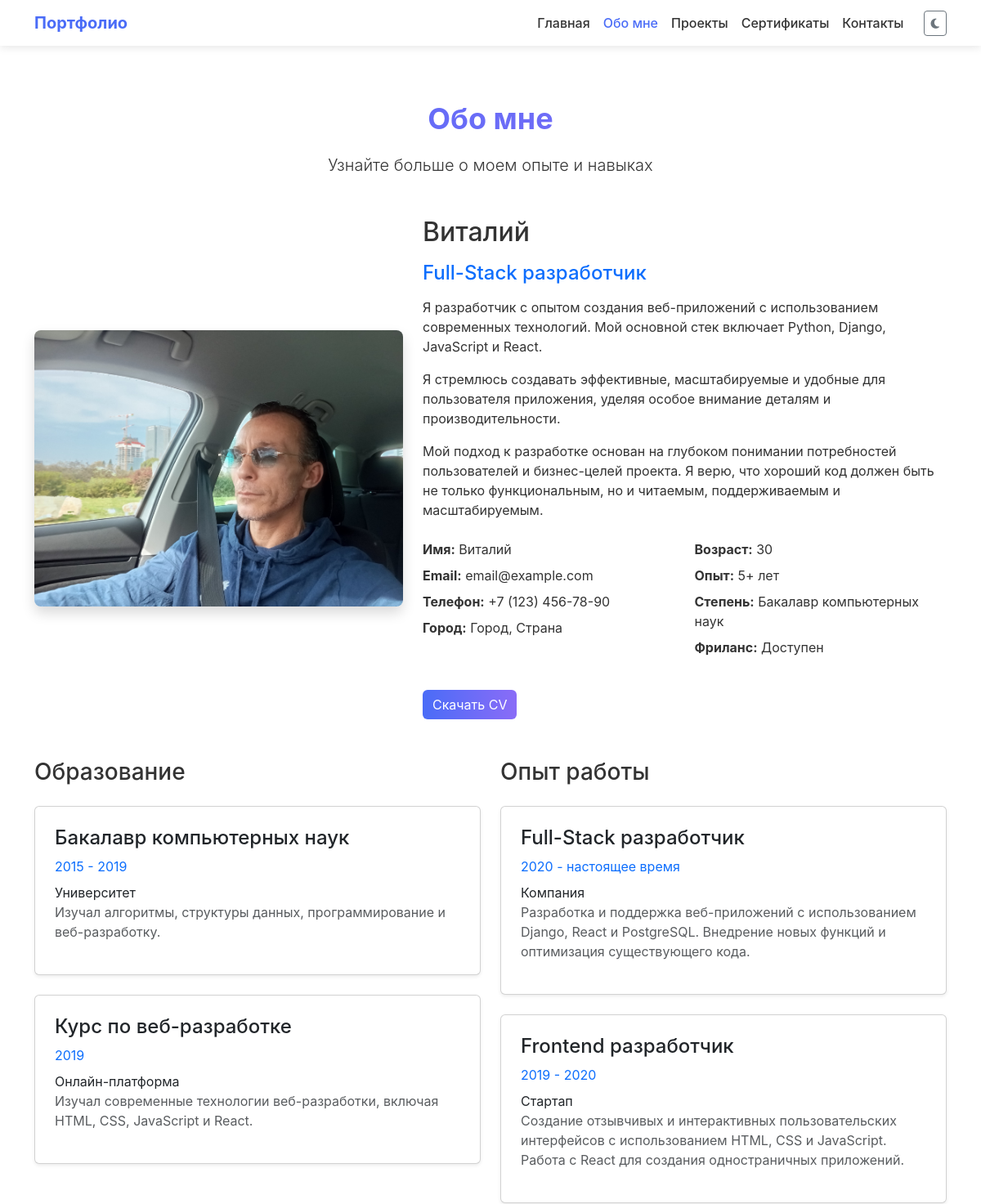
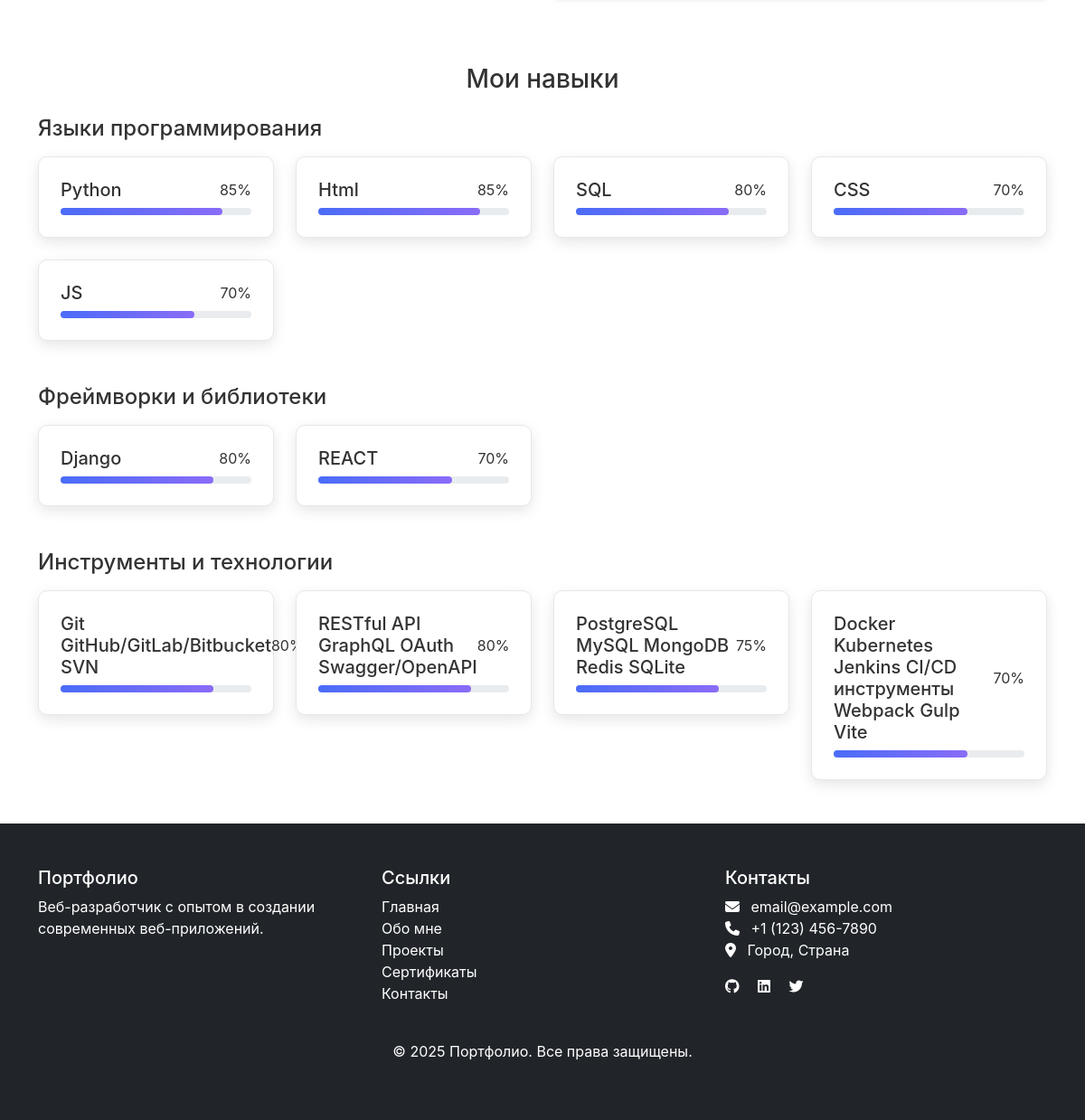
The page /about/ on the database its author committed (2 pictures, top to bottom).
### core/models.py (models this page shows, shortened)
class Skill(models.Model):
    name = models.CharField(max_length=100, verbose_name="Название")
    level = models.IntegerField(default=80, verbose_name="Уровень (0-100)")
    category = models.CharField(max_length=50, choices=[
        ('language', 'Языки программирования'),
        ('framework', 'Фреймворки и библиотеки'),
        ('tool', 'Инструменты и технологии')
    ], default='language', verbose_name="Категория")
    color = models.CharField(max_length=50, default="from-blue-500 to-blue-700", verbose_name="Цвет градиента")
    class Meta:
        verbose_name = "Навык"
        verbose_name_plural = "Навыки"
        ordering = ['-level']

### core/views.py (the view)
# urls.py: path('about/', views.about, name='about'),
def about(request):
    skills = Skill.objects.all()
    return render(request, 'about.html', {'skills': skills})

### templates/about.html (shortened to what this page needs)
{% extends 'base.html' %}
{% load static %}
{% block content %}
<section class="py-5">
    <div class="container">
        <div class="text-center mb-5" data-aos="fade-up">
            <h1 class="section-title text-gradient">Обо мне</h1>
            <p class="lead">Узнайте больше о моем опыте и навыках</p>
        </div>
        <div class="row align-items-center mb-5">
            <div class="col-lg-5 mb-4 mb-lg-0" data-aos="fade-right">
                <img src="/static/images/IMG_20250314_090324.jpg" alt="About Me" class="img-fluid rounded-3 shadow">
            </div>
            <div class="col-lg-7" data-aos="fade-left">
                <h2 class="mb-3">Виталий</h2>
                <h4 class="text-primary mb-3">Full-Stack разработчик</h4>
                <p>Я разработчик с опытом создания веб-приложений с использованием современных технологий. Мой основной стек включает Python, Django, JavaScript и React.</p>
                <p>Я стремлюсь создавать эффективные, масштабируемые и удобные для пользователя приложения, уделяя особое внимание деталям и производительности.</p>
                <p>Мой подход к разработке основан на глубоком понимании потребностей пользователей и бизнес-целей проекта. Я верю, что хороший код должен быть не только функциональным, но и читаемым, поддерживаемым и масштабируемым.</p>
                <div class="row mt-4">
                    <div class="col-md-6">
                        <ul class="list-unstyled">
                            <li class="mb-2"><strong>Имя:</strong> Виталий</li>
                            <li class="mb-2"><strong>Email:</strong> email@example.com</li>
                            <li class="mb-2"><strong>Телефон:</strong> +7 (123) 456-78-90</li>
                            <li class="mb-2"><strong>Город:</strong> Город, Страна</li>
                        </ul>
                    </div>
                    <div class="col-md-6">
                        <ul class="list-unstyled">
                            <li class="mb-2"><strong>Возраст:</strong> 30</li>
                            <li class="mb-2"><strong>Опыт:</strong> 5+ лет</li>
                            <li class="mb-2"><strong>Степень:</strong> Бакалавр компьютерных наук</li>
                            <li class="mb-2"><strong>Фриланс:</strong> Доступен</li>
                        </ul>
                    </div>
                </div>
                <div class="mt-4">
                    <a href="#" class="btn btn-gradient">Скачать CV</a>
                </div>
            </div>
        </div>
        <div class="row mb-5">
            <div class="col-lg-6" data-aos="fade-right">
                <h3 class="mb-4">Образование</h3>
                <div class="timeline">
                    <div class="timeline-item mb-4 p-4 card shadow-sm">
                        <h4>Бакалавр компьютерных наук</h4>
                        <p class="text-primary mb-2">2015 - 2019</p>
                        <p class="mb-0">Университет</p>
                        <p class="text-muted">Изучал алгоритмы, структуры данных, программирование и веб-разработку.</p>
                    </div>
                    <div class="timeline-item mb-4 p-4 card shadow-sm">
                        <h4>Курс по веб-разработке</h4>
                        <p class="text-primary mb-2">2019</p>
                        <p class="mb-0">Онлайн-платформа</p>
                        <p class="text-muted">Изучал современные технологии веб-разработки, включая HTML, CSS, JavaScript и React.</p>
                    </div>
                </div>
            </div>
            <div class="col-lg-6" data-aos="fade-left">
                <h3 class="mb-4">Опыт работы</h3>
                <div class="timeline">
                    <div class="timeline-item mb-4 p-4 card shadow-sm">
                        <h4>Full-Stack разработчик</h4>
                        <p class="text-primary mb-2">2020 - настоящее время</p>
                        <p class="mb-0">Компания</p>
                        <p class="text-muted">Разработка и поддержка веб-приложений с использованием Django, React и PostgreSQL. Внедрение новых функций и оптимизация существующего кода.</p>
                    </div>
                    <div class="timeline-item mb-4 p-4 card shadow-sm">
                        <h4>Frontend разработчик</h4>
                        <p class="text-primary mb-2">2019 - 2020</p>
                        <p class="mb-0">Стартап</p>
                        <p class="text-muted">Создание отзывчивых и интерактивных пользовательских интерфейсов с использованием HTML, CSS и JavaScript. Работа с React для создания одностраничных приложений.</p>
                    </div>
                </div>
            </div>
        </div>
        <div data-aos="fade-up">
            <h3 class="text-center mb-4">Мои навыки</h3>
            <div class="mb-5">
                <h4 class="mb-3">Языки программирования</h4>
                <div class="row g-4">
                    {% for skill in skills %}
                    {% if skill.category == 'language' %}
                    <div class="col-md-6 col-lg-3">
                        <div class="skill-card">
                            <div class="d-flex justify-content-between align-items-center mb-2">
                                <h5 class="mb-0">{{ skill.name }}</h5>
                                <span>{{ skill.level }}%</span>
                            </div>
                            <div class="skill-progress">
                                <div class="skill-progress-bar" style="width: {{ skill.level }}%"></div>
                            </div>
                        </div>
                    </div>
                    {% endif %}
                    {% endfor %}
                </div>
            </div>
            <div class="mb-5">
                <h4 class="mb-3">Фреймворки и библиотеки</h4>
                <div class="row g-4">
                    {% for skill in skills %}
                    {% if skill.category == 'framework' %}
                    <div class="col-md-6 col-lg-3">
                        <div class="skill-card">
                            <div class="d-flex justify-content-between align-items-center mb-2">
                                <h5 class="mb-0">{{ skill.name }}</h5>
                                <span>{{ skill.level }}%</span>
                            </div>
                            <div class="skill-progress">
                                <div class="skill-progress-bar" style="width: {{ skill.level }}%"></div>
                            </div>
                        </div>
                    </div>
                    {% endif %}
                    {% endfor %}
                </div>
            </div>
            <div>
                <h4 class="mb-3">Инструменты и технологии</h4>
                <div class="row g-4">
                    {% for skill in skills %}
                    {% if skill.category == 'tool' %}
                    <div class="col-md-6 col-lg-3">
                        <div class="skill-card">
                            <div class="d-flex justify-content-between align-items-center mb-2">
                                <h5 class="mb-0">{{ skill.name }}</h5>
                                <span>{{ skill.level }}%</span>
                            </div>
                            <div class="skill-progress">
                                <div class="skill-progress-bar" style="width: {{ skill.level }}%"></div>
                            </div>
                        </div>
                    </div>
                    {% endif %}
                    {% endfor %}
                </div>
            </div>
        </div>
    </div>
</section>
{% endblock %}

### templates/base.html (shortened to what this page needs)
{% load static %}
<!DOCTYPE html>
<html lang="ru">
<head>
    <link href="https://cdn.jsdelivr.net/npm/bootstrap@5.3.0/dist/css/bootstrap.min.css" rel="stylesheet">
    <link rel="stylesheet" href="https://cdnjs.cloudflare.com/ajax/libs/font-awesome/6.4.0/css/all.min.css">
    <link rel="stylesheet" href="https://cdnjs.cloudflare.com/ajax/libs/aos/2.3.4/aos.css">
    <link rel="stylesheet" href="https://cdnjs.cloudflare.com/ajax/libs/highlight.js/11.7.0/styles/github.min.css">
    <link rel="stylesheet" href="{% static 'css/style.css' %}">
    <link rel="stylesheet" href="{% static 'css/project-preview.css' %}">
</head>
<body>
    <nav class="navbar navbar-expand-lg navbar-light fixed-top">
        <div class="container">
            <a class="navbar-brand" href="{% url 'home' %}">Портфолио</a>
            <div class="collapse navbar-collapse" id="navbarNav">
                <ul class="navbar-nav ms-auto">
                    <li class="nav-item">
                        <a class="nav-link {% if request.path == '/' %}active{% endif %}" href="{% url 'home' %}">Главная</a>
                    </li>
                    <li class="nav-item">
                        <a class="nav-link {% if request.path == '/about/' %}active{% endif %}" href="{% url 'about' %}">Обо мне</a>
                    </li>
                    <li class="nav-item">
                        <a class="nav-link {% if request.path == '/projects/' %}active{% endif %}" href="{% url 'projects' %}">Проекты</a>
                    </li>
                    <li class="nav-item">
                        <a class="nav-link {% if request.path == '/certificates/' %}active{% endif %}" href="{% url 'certificates' %}">Сертификаты</a>
                    </li>
                    <li class="nav-item">
                        <a class="nav-link {% if request.path == '/contact/' %}active{% endif %}" href="{% url 'contact' %}">Контакты</a>
                    </li>
                </ul>
                <div class="ms-3 d-flex align-items-center">
                    <div class="theme-toggle">
                        <button id="theme-toggle-btn" class="btn btn-sm btn-outline-secondary">
                            <i class="fas fa-moon dark-icon"></i>
                        </button>
                    </div>
                </div>
            </div>
        </div>
    </nav>
    <main>
        {% block content %}{% endblock %}
    </main>
    <footer class="footer py-5 bg-dark text-white">
        <div class="container">
            <div class="row">
                <div class="col-md-4">
                    <h5>Портфолио</h5>
                    <p>Веб-разработчик с опытом в создании современных веб-приложений.</p>
                </div>
                <div class="col-md-4">
                    <h5>Ссылки</h5>
                    <ul class="list-unstyled">
                        <li><a href="{% url 'home' %}" class="text-white">Главная</a></li>
                        <li><a href="{% url 'about' %}" class="text-white">Обо мне</a></li>
                        <li><a href="{% url 'projects' %}" class="text-white">Проекты</a></li>
                        <li><a href="{% url 'certificates' %}" class="text-white">Сертификаты</a></li>
                        <li><a href="{% url 'contact' %}" class="text-white">Контакты</a></li>
                    </ul>
                </div>
                <div class="col-md-4">
                    <h5>Контакты</h5>
                    <ul class="list-unstyled">
                        <li><i class="fas fa-envelope me-2"></i> email@example.com</li>
                        <li><i class="fas fa-phone me-2"></i> +1 (123) 456-7890</li>
                        <li><i class="fas fa-map-marker-alt me-2"></i> Город, Страна</li>
                    </ul>
                    <div class="social-icons mt-3">
                        <a href="#" class="text-white me-3"><i class="fab fa-github"></i></a>
                        <a href="#" class="text-white me-3"><i class="fab fa-linkedin"></i></a>
                        <a href="#" class="text-white me-3"><i class="fab fa-twitter"></i></a>
                    </div>
                </div>
            </div>
            <div class="text-center mt-4">
                <p>&copy; {% now "Y" %} Портфолио. Все права защищены.</p>
            </div>
        </div>
    </footer>
</body>
</html>

### static/css/style.css (style rules this page uses)
:root { --primary-color: #4a6cf7; --primary-dark: #3a56c5; --secondary-color: #6c757d; --background-color: #ffffff; --text-color: #333333; --card-bg: #ffffff; --border-color: #e5e7eb; --section-bg: #f8f9fa; --footer-bg: #212529; --footer-text: #ffffff; }
body { background-color: var(--background-color); color: var(--text-color); transition: background-color 0.3s, color 0.3s; font-family: 'Inter', sans-serif; padding-top: 76px; }
.navbar { background-color: var(--background-color); box-shadow: 0 2px 10px rgba(0, 0, 0, 0.1); transition: background-color 0.3s; }
.navbar-brand { font-weight: 700; color: var(--primary-color) !important; }
.nav-link { font-weight: 500; color: var(--text-color) !important; transition: color 0.3s; }
.nav-link:hover, .nav-link.active { color: var(--primary-color) !important; }
section { padding: 80px 0; }
.section-title { font-size: 36px; font-weight: 700; margin-bottom: 20px; position: relative; }
.text-gradient { background: linear-gradient(to right, var(--primary-color), #8a6cf7); -webkit-background-clip: text; -webkit-text-fill-color: transparent; }
.btn-gradient { background: linear-gradient(to right, var(--primary-color), #8a6cf7); border: none; color: white; transition: all 0.3s; }
.skill-card { background-color: var(--card-bg); border-radius: 10px; padding: 1.5rem; box-shadow: 0 5px 15px rgba(0, 0, 0, 0.1); transition: transform 0.3s, box-shadow 0.3s; border: 1px solid var(--border-color); }
.skill-progress { height: 8px; border-radius: 4px; background-color: #e9ecef; margin-top: 0.5rem; }
.skill-progress-bar { height: 100%; border-radius: 4px; background: linear-gradient(to right, var(--primary-color), #8a6cf7); }
.footer { background-color: var(--footer-bg); color: var(--footer-text); }
.footer a { color: var(--footer-text); text-decoration: none; transition: color 0.3s; }
.theme-toggle { position: relative; }

### rows shown on the page
Skill: name "Python", level "85"
Skill: name "Html", level "85"
Skill: name "SQL", level "80"
Skill: name "CSS", level "70"
Skill: name "JS", level "70"
Skill: name "Django", level "80"
Skill: name "REACT", level "70"
Skill: name "Git GitHub/GitLab/Bitbucket SVN", level "80"
Skill: name "RESTful API GraphQL OAuth Swagger/OpenAPI", level "80"
Skill: name "PostgreSQL MySQL MongoDB Redis SQLite", level "75"
Skill: name "Docker Kubernetes Jenkins CI/CD инструменты Webpack Gulp Vite", level "70"
